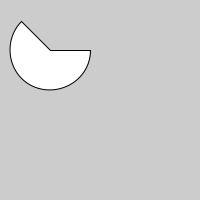
Frame 1 (no input)
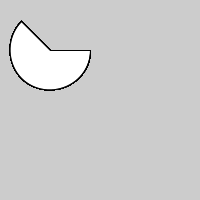
Frame 60 (the mouse pressed at the canvas centre just before this capture)
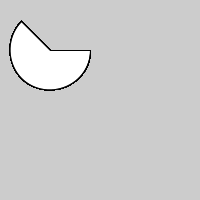
Frame 120 (the mouse held since frame 60 and released just before this capture)

The Processing sketch that drew these frames (run headless with seeded random() and noise(); from frame 60 on, the mouse is pressed at the canvas centre):

// Processing sketch: processing_164670
// ── processing_164670.pde


void setup(){
  size(200, 200);
}  

void draw(){
//  background(0);

  arc(50, 50, 80, 80, 0, PI+QUARTER_PI, PIE);

  fill(255, 150);
  
}  
